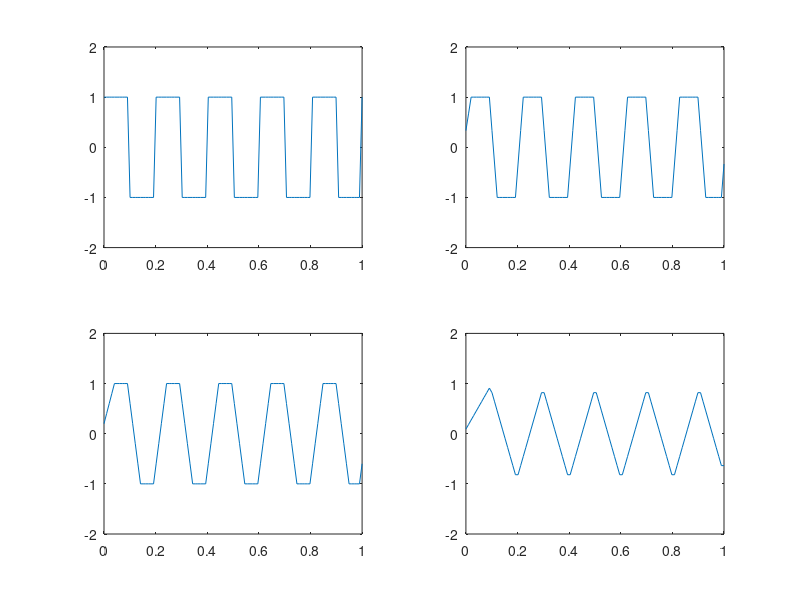

Write the MATLAB code that produced this figure.
%Moving average system
clc
clear all
close all
%Step 1: Square wave
t=linspace(0,1,100);
x=square(2*pi*5*t);
%Step 2: Three systems
h1=1/3*ones(1,3);%System 1
h2=1/5*ones(1,5);%System-2
h3=1/11*ones(1,11);%System-3
%Step 3: Obtain the three outputs
y1=filter(h1,1,x);
y2=filter(h2,1,x);
y3=filter(h3,1,x);
subplot(2,2,1),plot(t,x),axis([0 1 -2 2])
subplot(2,2,2),plot(t,y1),axis([0 1 -2 2])
subplot(2,2,3),plot(t,y2),axis([0 1 -2 2])
subplot(2,2,4),plot(t,y3),axis([0 1 -2 2])
